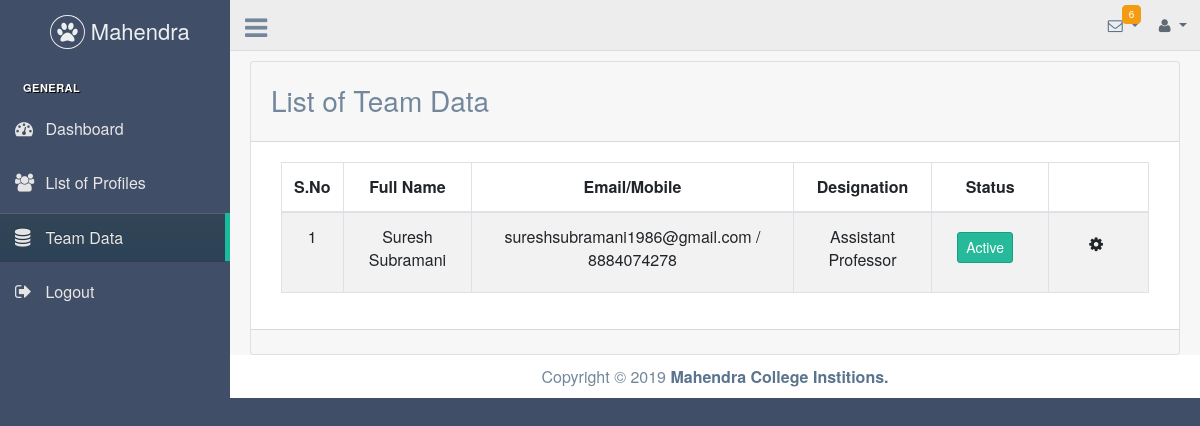
/index.php/team_data, run on the app's committed database.
### tables this page shows
CREATE TABLE `personal_details` (
  `personal_id` int(11) NOT NULL,
  `department` varchar(110) NOT NULL,
  `first_name` varchar(55) NOT NULL,
  `last_name` varchar(55) NOT NULL,
  `dob` date DEFAULT NULL,
  `gender` varchar(15) NOT NULL,
  `father_name` varchar(45) NOT NULL,
  `father_occupation` varchar(120) NOT NULL,
  `married_status` varchar(55) NOT NULL,
  `nationality` varchar(55) NOT NULL,
  `religion` varchar(35) NOT NULL,
  `community` varchar(35) NOT NULL,
  `caste` varchar(120) NOT NULL,
  `mother_tongue` varchar(35) NOT NULL,
  `phone_no` varchar(10) NOT NULL,
  `email_id` varchar(120) NOT NULL,
  `native_place` varchar(55) NOT NULL,
  `profile_status` tinyint(4) NOT NULL COMMENT '1 is Selected or 0 is Rejected',
  `status` smallint(4) NOT NULL,
  `created_on` timestamp NOT NULL DEFAULT CURRENT_TIMESTAMP
);

CREATE TABLE `experience_details` (
  `personal_id` int(11) NOT NULL,
  `exp_college` varchar(120) NOT NULL,
  `university` varchar(55) NOT NULL,
  `designation` varchar(120) NOT NULL,
  `doj` date NOT NULL,
  `dol` date NOT NULL,
  `doe` varchar(35) NOT NULL,
  `created_at` timestamp NOT NULL DEFAULT CURRENT_TIMESTAMP,
  `modified_at` timestamp NOT NULL
);

### application/controllers/Team_data.php (called while the page is built, shortened)
<?php
class Team_data extends CI_Controller {
    function __construct(){
        $this->load->model('recruitment_model','rm');
    }
	public function index(){
        $qeury = $this->rm->getStaff_List();
        $data['title'] = "Team Data";
        if($qeury){
            $data['TEAM_DATA'] =  $qeury;
        }else{
            $data['TEAM_DATA'] = 0;
        }
        $this->load->view('common/header', $data);
        $this->load->view('team_data', $data);
        $this->load->view('common/footer');
    }
}

### index.php (called while the page is built, shortened)
<?php
require_once BASEPATH.'core/CodeIgniter.php';

### application/models/Recruitment_model.php (called while the page is built, shortened)
<?php
class Recruitment_model extends CI_Model{
    public function getStaff_List(){
        $this->db->where("profile_status",1);
        $this->db->from(PERSONAL.' as p');
        $this->db->join(TEAMDATA.' as t','p.personal_id = t.id','LEFT');
        $this->db->join(EXPERIENCE.' as e', 'p.personal_id = e.personal_id','LEFT');
        $this->db->order_by('t.status asc');
        $query = $this->db->get();
        if($query->num_rows() > 0){
          return $query->result();
          }
        return false;
    }
}
?>

### application/views/team_data.php (the view, shortened to what this page needs)
<div class="right_col" role="main">
	<div class="row">
		<div class=" col-sm-12 col-md-12 col-lg-12">
			<div class='text-center'>
				<div class="card card-info">
					<div class="card-header">
						<h3 class="card-title text-left">List of Team Data</h3>
					</div>
					<div class="card-body">
						<div class="col-lg-12">
								<table id="datatable" class="table table-striped table-bordered" style="width:100%">
									<thead>
										<tr>
											<th>S.No</th>
											<th>Full Name</th>
											<th>Email/Mobile</th>
											<th>Designation</th>
											<th>Status</th>
											<th style='width:100px;'></th>
										</tr>
									</thead>
									<tbody>
                                            <?php if($TEAM_DATA == 0){ ?>
                                                <h2>No Found Regards</h2>
                                            <?php } else {
                                                $count = 1; foreach( $TEAM_DATA as $value ){ ?>
											<tr>
												<td><?php echo $count++; ?></td>
												<td><?php echo $value->first_name.' '.$value->last_name; ?></td>
												<td><?php echo $value->email_id.' / '.$value->phone_no; ?></td>
												<td><?php echo $value->designation; ?></td>
												<td>
                                                    <button type="button" id="button" class="btn" onClick="getStatus(<?php echo $value->personal_id;?>)">
                                                        <b><?php if($value->status == 1){ ?><span class='btn btn-sm btn-success'>Active</span><?php }
                                                        else { ?> <b><span class='btn btn-sm btn-danger'>Deactive</span><?php } ?></b>
                                                    </button>
                                                </td>
												<td>
												<button type="button" id="button" class="btn" data-toggle="modal" data-target="#settings<?php echo $value->personal_id;?>">
												<span class="fa fa-gear"></span></button>
												</div>
											<?php }  }?>
						</div>
					</div>
					<div class="col-lg-12 card-footer ">
					</div>
				</div>
			</div>
		</div>
	</div>
</div>

### data on the page
personal_details: first_name "Suresh", last_name "Subramani", email "sureshsubramani1986@gmail.com", phone_no "8884074278", experience_details.designation "Assistant Professor"
